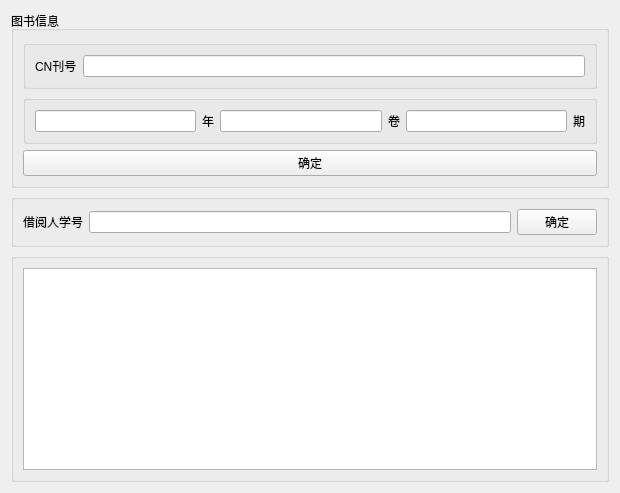
<?xml version="1.0" encoding="UTF-8"?>
<ui version="4.0">
 <class>searchBorrow</class>
 <widget class="QWidget" name="searchBorrow">
  <property name="geometry">
   <rect>
    <x>0</x>
    <y>0</y>
    <width>620</width>
    <height>493</height>
   </rect>
  </property>
  <property name="windowTitle">
   <string>Form</string>
  </property>
  <layout class="QVBoxLayout" name="verticalLayout_2">
   <item>
    <widget class="QGroupBox" name="groupBox">
     <property name="title">
      <string>图书信息</string>
     </property>
     <layout class="QVBoxLayout" name="verticalLayout">
      <item>
       <widget class="QGroupBox" name="groupBox_2">
        <property name="title">
         <string/>
        </property>
        <layout class="QHBoxLayout" name="horizontalLayout">
         <item>
          <widget class="QLabel" name="label">
           <property name="text">
            <string>CN刊号</string>
           </property>
          </widget>
         </item>
         <item>
          <widget class="QLineEdit" name="lineEdit"/>
         </item>
        </layout>
       </widget>
      </item>
      <item>
       <widget class="QGroupBox" name="groupBox_3">
        <property name="title">
         <string/>
        </property>
        <layout class="QHBoxLayout" name="horizontalLayout_2">
         <item>
          <widget class="QLineEdit" name="lineEdit_2"/>
         </item>
         <item>
          <widget class="QLabel" name="label_2">
           <property name="text">
            <string>年</string>
           </property>
          </widget>
         </item>
         <item>
          <widget class="QLineEdit" name="lineEdit_3"/>
         </item>
         <item>
          <widget class="QLabel" name="label_3">
           <property name="text">
            <string>卷</string>
           </property>
          </widget>
         </item>
         <item>
          <widget class="QLineEdit" name="lineEdit_4"/>
         </item>
         <item>
          <widget class="QLabel" name="label_4">
           <property name="text">
            <string>期</string>
           </property>
          </widget>
         </item>
        </layout>
       </widget>
      </item>
      <item>
       <widget class="QPushButton" name="pushButton">
        <property name="text">
         <string>确定</string>
        </property>
       </widget>
      </item>
     </layout>
    </widget>
   </item>
   <item>
    <widget class="QGroupBox" name="groupBox_4">
     <property name="title">
      <string/>
     </property>
     <layout class="QHBoxLayout" name="horizontalLayout_3">
      <item>
       <widget class="QLabel" name="label_5">
        <property name="text">
         <string>借阅人学号</string>
        </property>
       </widget>
      </item>
      <item>
       <widget class="QLineEdit" name="lineEdit_5"/>
      </item>
      <item>
       <widget class="QPushButton" name="pushButton_2">
        <property name="text">
         <string>确定</string>
        </property>
       </widget>
      </item>
     </layout>
    </widget>
   </item>
   <item>
    <widget class="QGroupBox" name="groupBox_5">
     <property name="title">
      <string/>
     </property>
     <layout class="QHBoxLayout" name="horizontalLayout_4">
      <item>
       <widget class="QTableView" name="tableView"/>
      </item>
     </layout>
    </widget>
   </item>
  </layout>
 </widget>
 <resources/>
 <connections/>
</ui>
